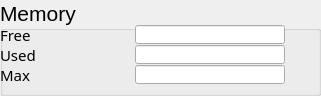
   <widget class="QGroupBox" name="groupBox">
    <property name="geometry">
     <rect>
      <x>10</x>
      <y>105</y>
      <width>321</width>
      <height>96</height>
     </rect>
    </property>
    <property name="font">
     <font>
      <pointsize>16</pointsize>
     </font>
    </property>
    <property name="title">
     <string>Memory</string>
    </property>
    <widget class="caLabel" name="calabel_2">
     <property name="geometry">
      <rect>
       <x>0</x>
       <y>25</y>
       <width>125</width>
       <height>19</height>
      </rect>
     </property>
     <property name="font">
      <font>
       <family>Sans Serif</family>
       <pointsize>11</pointsize>
      </font>
     </property>
     <property name="text">
      <string>Free</string>
     </property>
    </widget>
    <widget class="caLineEdit" name="calineedit">
     <property name="geometry">
      <rect>
       <x>135</x>
       <y>25</y>
       <width>150</width>
       <height>19</height>
      </rect>
     </property>
     <property name="font">
      <font>
       <family>Lucida Sans Typewriter</family>
       <pointsize>12</pointsize>
      </font>
     </property>
     <property name="alignment">
      <set>Qt::AlignRight|Qt::AlignTrailing|Qt::AlignVCenter</set>
     </property>
     <property name="channel" stdset="0">
      <string notr="true">$(IOC):MEM_FREE</string>
     </property>
     <property name="background">
      <color>
       <red>255</red>
       <green>255</green>
       <blue>224</blue>
      </color>
     </property>
     <property name="colorMode">
      <enum>caLineEdit::Static</enum>
     </property>
     <property name="unitsEnabled">
      <bool>true</bool>
     </property>
    </widget>
    <widget class="caLabel" name="calabel_3">
     <property name="geometry">
      <rect>
       <x>0</x>
       <y>45</y>
       <width>125</width>
       <height>19</height>
      </rect>
     </property>
     <property name="font">
      <font>
       <family>Sans Serif</family>
       <pointsize>11</pointsize>
      </font>
     </property>
     <property name="text">
      <string>Used</string>
     </property>
    </widget>
    <widget class="caLineEdit" name="calineedit_2">
     <property name="geometry">
      <rect>
       <x>135</x>
       <y>45</y>
       <width>150</width>
       <height>19</height>
      </rect>
     </property>
     <property name="font">
      <font>
       <family>Lucida Sans Typewriter</family>
       <pointsize>12</pointsize>
      </font>
     </property>
     <property name="alignment">
      <set>Qt::AlignRight|Qt::AlignTrailing|Qt::AlignVCenter</set>
     </property>
     <property name="channel" stdset="0">
      <string notr="true">$(IOC):MEM_USED</string>
     </property>
     <property name="background">
      <color>
       <red>255</red>
       <green>255</green>
       <blue>224</blue>
      </color>
     </property>
     <property name="colorMode">
      <enum>caLineEdit::Static</enum>
     </property>
     <property name="unitsEnabled">
      <bool>true</bool>
     </property>
    </widget>
    <widget class="caLineEdit" name="calineedit_3">
     <property name="geometry">
      <rect>
       <x>135</x>
       <y>65</y>
       <width>150</width>
       <height>19</height>
      </rect>
     </property>
     <property name="font">
      <font>
       <family>Lucida Sans Typewriter</family>
       <pointsize>12</pointsize>
      </font>
     </property>
     <property name="text">
      <string/>
     </property>
     <property name="alignment">
      <set>Qt::AlignRight|Qt::AlignTrailing|Qt::AlignVCenter</set>
     </property>
     <property name="channel" stdset="0">
      <string notr="true">$(IOC):MEM_MAX</string>
     </property>
     <property name="background">
      <color>
       <red>255</red>
       <green>255</green>
       <blue>224</blue>
      </color>
     </property>
     <property name="colorMode">
      <enum>caLineEdit::Static</enum>
     </property>
     <property name="unitsEnabled">
      <bool>true</bool>
     </property>
    </widget>
    <widget class="caLabel" name="calabel_4">
     <property name="geometry">
      <rect>
       <x>0</x>
       <y>65</y>
       <width>125</width>
       <height>19</height>
      </rect>
     </property>
     <property name="font">
      <font>
       <family>Sans Serif</family>
       <pointsize>11</pointsize>
      </font>
     </property>
     <property name="text">
      <string>Max</string>
     </property>
    </widget>
    <widget class="caLed" name="caled_8">
     <property name="geometry">
      <rect>
       <x>290</x>
       <y>25</y>
       <width>21</width>
       <height>21</height>
      </rect>
     </property>
     <property name="ledWidth">
      <number>17</number>
     </property>
     <property name="ledHeight">
      <number>17</number>
     </property>
     <property name="channel" stdset="0">
      <string notr="true">$(IOC):MEM_FREE</string>
     </property>
     <property name="colorMode">
      <enum>caLed::Alarm</enum>
     </property>
     <property name="falseColor">
      <color>
       <red>160</red>
       <green>160</green>
       <blue>160</blue>
      </color>
     </property>
     <property name="trueColor">
      <color>
       <red>0</red>
       <green>205</green>
       <blue>0</blue>
      </color>
     </property>
    </widget>
    <widget class="caLed" name="caled_9">
     <property name="geometry">
      <rect>
       <x>290</x>
       <y>45</y>
       <width>21</width>
       <height>21</height>
      </rect>
     </property>
     <property name="ledWidth">
      <number>17</number>
     </property>
     <property name="ledHeight">
      <number>17</number>
     </property>
     <property name="channel" stdset="0">
      <string notr="true">$(IOC):MEM_USED</string>
     </property>
     <property name="colorMode">
      <enum>caLed::Alarm</enum>
     </property>
     <property name="falseColor">
      <color>
       <red>160</red>
       <green>160</green>
       <blue>160</blue>
      </color>
     </property>
     <property name="trueColor">
      <color>
       <red>0</red>
       <green>205</green>
       <blue>0</blue>
      </color>
     </property>
    </widget>
    <widget class="caLed" name="caled_10">
     <property name="geometry">
      <rect>
       <x>290</x>
       <y>65</y>
       <width>21</width>
       <height>21</height>
      </rect>
     </property>
     <property name="ledWidth">
      <number>17</number>
     </property>
     <property name="ledHeight">
      <number>17</number>
     </property>
     <property name="channel" stdset="0">
      <string notr="true">$(IOC):MEM_MAX</string>
     </property>
     <property name="colorMode">
      <enum>caLed::Alarm</enum>
     </property>
     <property name="falseColor">
      <color>
       <red>160</red>
       <green>160</green>
       <blue>160</blue>
      </color>
     </property>
     <property name="trueColor">
      <color>
       <red>0</red>
       <green>205</green>
       <blue>0</blue>
      </color>
     </property>
    </widget>
   </widget>
